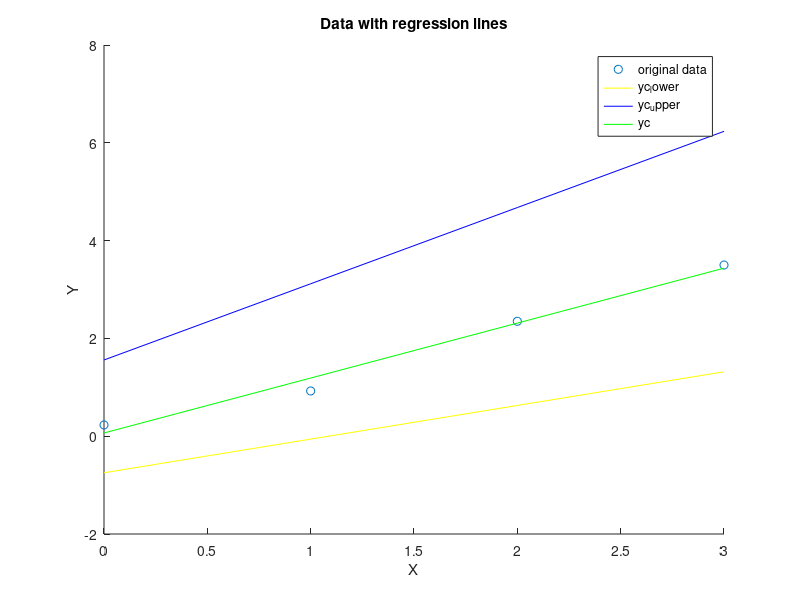

This figure's MATLAB source:
edit MecheLab_3

%% 1a) Find the regression coefficients for the points (0,.23), (1,.925), (2,2.35), (3,3.5)

x = [0, 1, 2, 3]
y = [.23, .925, 2.35, 3.5]

%%I need to take the transpose of y, so i can multiply x*y
y = y'

% I will calculate a0 and a1 using the same formula that we used in class.
% In short hand, the formula is 
% a0 = (s(x^2)*s(y)-s(x)s(xy))/(N*s(x^2)-(s(x)^2))
% a1 = (N*s(xy)*s(y)-s(x)s(y))/(N*s(x^2)-(s(x)^2))

Sx = sum(x)
Sy = sum(y)
Sxy = sum(x*y)
N = 4
Sx2 = sum(x.^2)

a0 = (Sx2*Sy-Sx*Sxy)/(N*Sx2-Sx^2)
a1 = (N*Sxy-Sx*Sy)/(N*Sx2-Sx^2)

% Call regression line Yc
Yc = a1*x + a0
Yc = Yc'
%1b) Calculate the standard deviation of the data point about the fitted
%line. 
%Sy^2 = (1/N-2)*sum(y-Yc)^2

Stdy = sqrt((1/(N-2))*sum((y-Yc).^2))

%1c) Calculate 95% Confidence Intervals for a0 and a1
% The formula is:
% a0 - t*Sa0 <= a0 <= a0 + t*Sa0, where t, is calculated with alpha/2 =
% .025, and degrees of freedom = 2, and Sa0^2 = Sx2*(Stdy)^2/(N*Sx2-(Sx)^2)

t = tinv(.975,2)
Sa0 = sqrt((Sx2*(Stdy)^2)/ (N*Sx2-(Sx)^2))
a0_lower = a0 - t*Sa0
a0_upper = a0 + t*Sa0

%a0_lower= -.748 is the lower bound of a0 and a0_upper = .88 is the upper
%bound of a0

%To calculate the 95% confidence interval for a1, the formula is:
% a1 - t*Sa1 <= a1 <= a1 + t*Sa1, where t, is calculated with alpha/2 =
% .025, and degrees of freedom = 2, and Sa1^2 = N*(Stdy)^2/(N*Sx2-(Sx)^2)
% t was already calculated above, so we just need to find Sa1

Sa1 = sqrt((N*(Stdy)^2)/ (N*Sx2-(Sx)^2))
a1_lower = a1 - t*Sa1
a1_upper = a1 + t*Sa1

% a1_lower = .69 is the lower bound for a1, and a1_upper = 1.56 is the
% upper bound for a1

%1d) Plot the regression line, the points, the lower bound of regression
%line and the upper bound of regression line
% First, I need to define the lower and upper bound regression lines

yc_lower = a1_lower*x + a0_lower
yc_upper = a1_upper*x + a1_upper

scatter(x,y)
hold on;
plot(x, yc_lower,'-y')
plot(x, yc_upper, '-b')
plot(x, Yc, '-g')
title('Data with regression lines')
xlabel('X')
ylabel('Y')
legend('original data','yc_lower', 'yc_upper', 'yc')
hold off;




